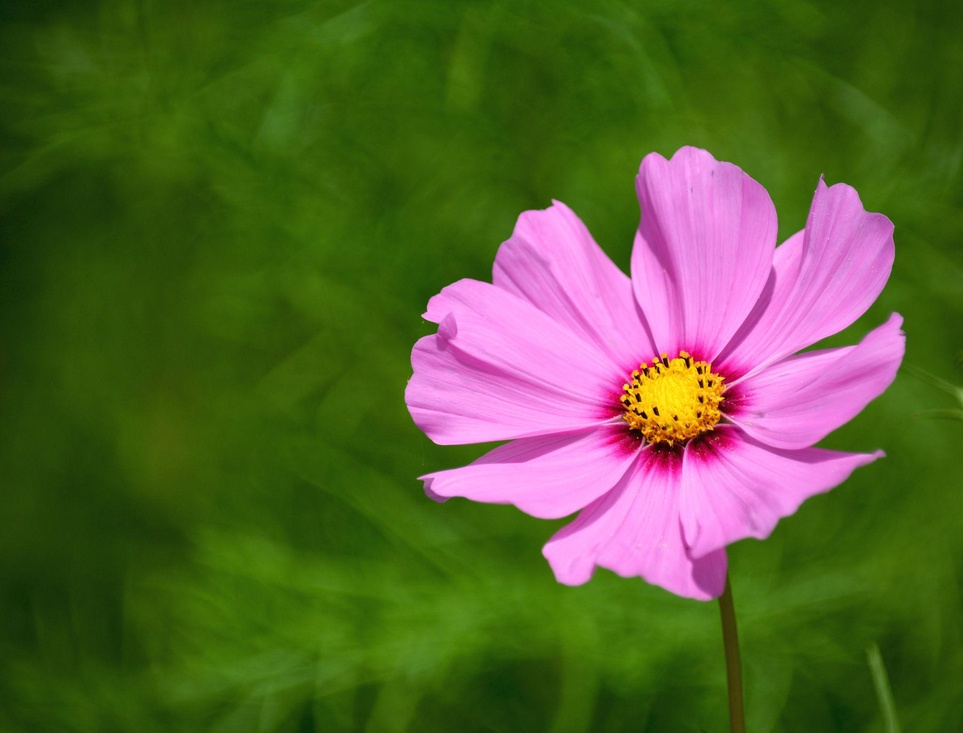
#> input picture exp6/flower.jpg, 963 x 733 px, shrunk from 2048 x 1558 before the run
$ python 'Convert an Image to erode using Erode function.py'
#> lines starting #> are read from the running program, lines starting #| are printed output that depends on the picture
import cv2
import numpy as np
import matplotlib.pyplot as plt
import os

# 1. Dynamically get the absolute folder path where this script lives
script_dir = os.path.dirname(os.path.abspath(__file__))

# 2. Try loading as JPG/JPEG (which matches your image file icon type)
img_path = os.path.join(script_dir, 'flower.jpg')
bgr_image = cv2.imread(img_path)
#> bgr_image is the input picture: shape (733, 963, 3); mean B, G, R 49.1, 97.3, 88.3

# Fallback: If it's a jpeg or png extension instead
if bgr_image is None:
    img_path = os.path.join(script_dir, 'flower.jpeg')
    bgr_image = cv2.imread(img_path)
if bgr_image is None:
    img_path = os.path.join(script_dir, 'flower.png')
    bgr_image = cv2.imread(img_path)

# 3. Verify and run processing operations
if bgr_image is None:
    print(f"Error: Could not locate 'flower' image file inside: {script_dir}")
else:
    # ----------------------------------------------------
    # EXECUTION 1: Color Histogram Analysis
    # ----------------------------------------------------
    plt.figure(figsize=(12, 4))

    plt.subplot(1, 3, 1)
    colors = ('b', 'g', 'r')
    labels = ('Blue Channel', 'Green Channel', 'Red Channel')
    for i, (col, lab) in enumerate(zip(colors, labels)):
        hist = cv2.calcHist([bgr_image], [i], None, [256], [0, 256])
        plt.plot(hist, color=col, label=lab)
    plt.title('1. Color Distribution')
    plt.xlabel('Intensity Value')
    plt.ylabel('Pixel Count')
    plt.legend()
    plt.grid(True, alpha=0.3)

    # ----------------------------------------------------
    # EXECUTION 2: Grayscale and Erosion Process
    # ----------------------------------------------------
    gray_image = cv2.cvtColor(bgr_image, cv2.COLOR_BGR2GRAY)
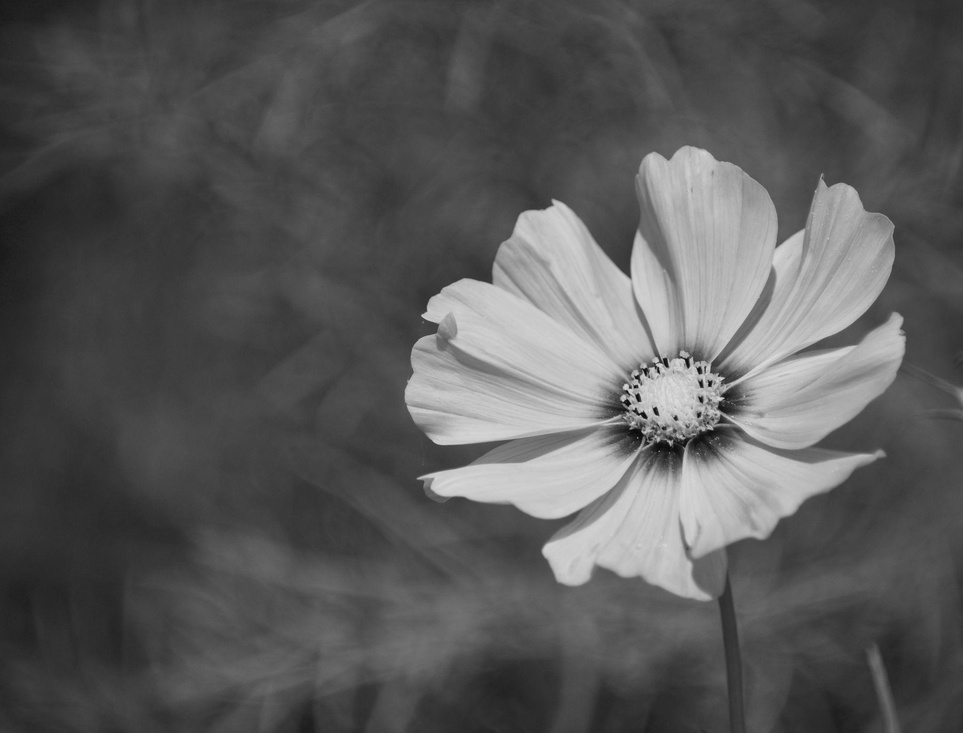
#> gray_image: shape (733, 963); min 9, max 222, mean 89.1
    kernel = np.ones((5, 5), np.uint8)
    eroded_image = cv2.erode(gray_image, kernel, iterations=1)
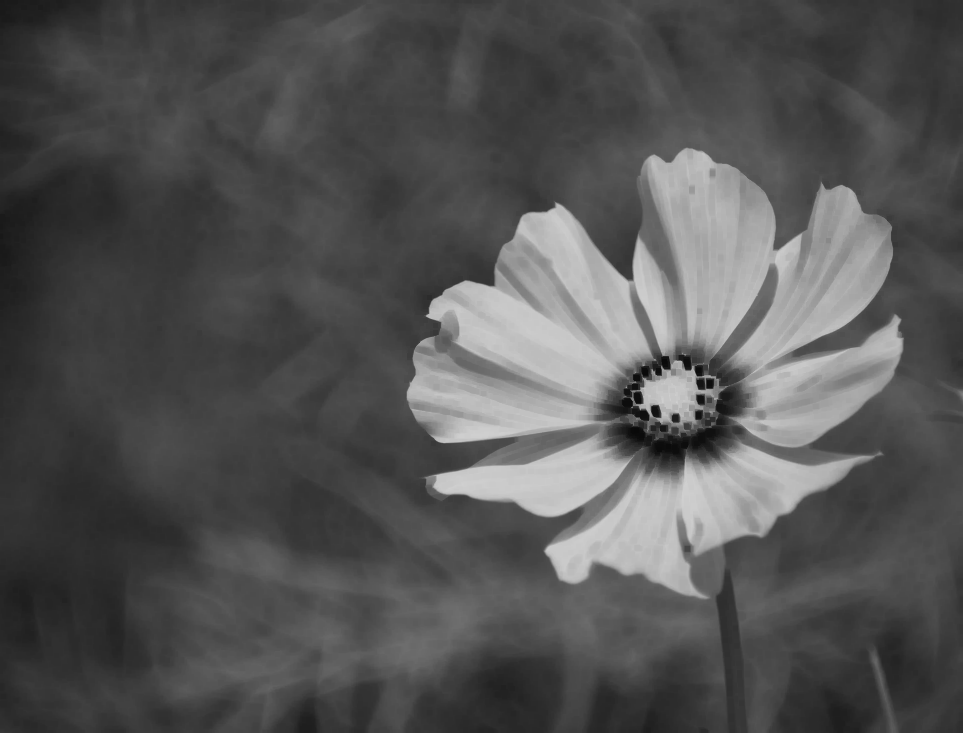
#> eroded_image: shape (733, 963); min 9, max 208, mean 83.8

    plt.subplot(1, 3, 2)
    plt.imshow(gray_image, cmap='gray')
    plt.title('2. Original Grayscale')
    plt.axis('off')

    plt.subplot(1, 3, 3)
    plt.imshow(eroded_image, cmap='gray')
    plt.title('3. Eroded Result (5x5)')
    plt.axis('off')

    plt.tight_layout()
    plt.show()
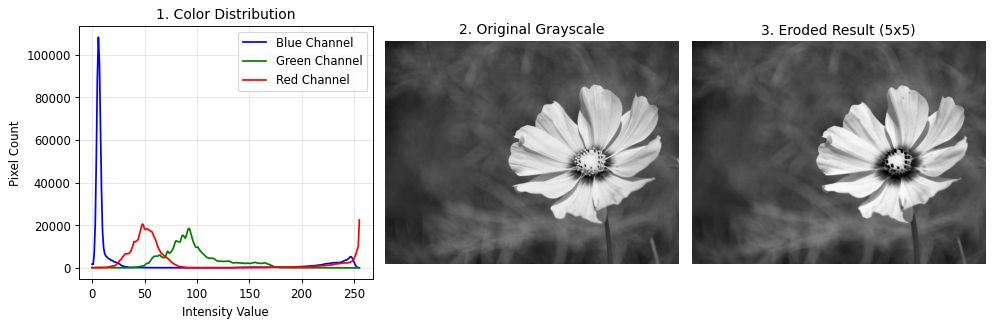
#> figure drawn by matplotlib, 3 panels; panel 1: curve peaks at x = 6, y = 108076; panel 1: curve peaks at x = 92, y = 18510; panel 1: curve peaks at x = 255, y = 22455
